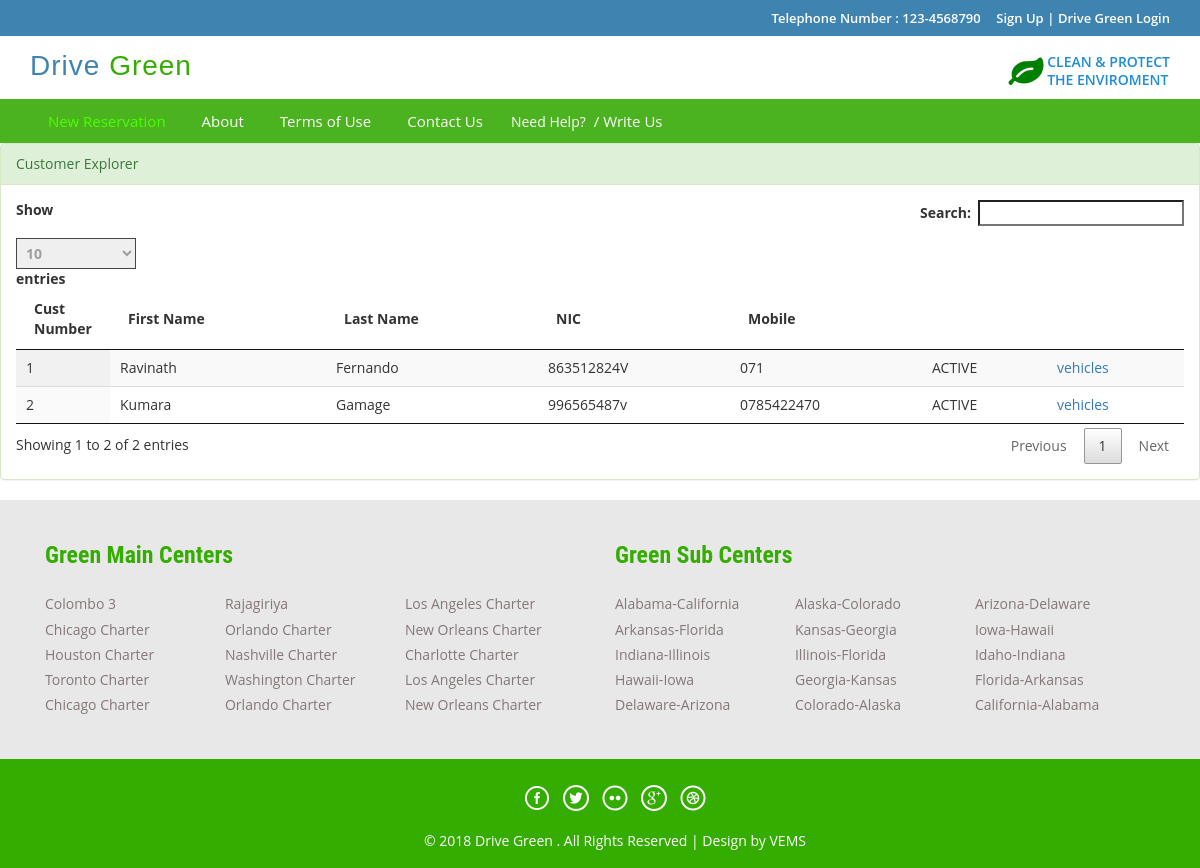
The page /index.php/customer_controller/explorer on the database its author committed.
### tables this page shows
CREATE TABLE `dg_customer` (
  `id` int(5) NOT NULL AUTO_INCREMENT,
  `first_name` varchar(50) DEFAULT NULL,
  `last_name` varchar(50) DEFAULT NULL,
  `nic` varchar(12) DEFAULT NULL,
  `pword` text,
  `mobile_number` varchar(10) DEFAULT NULL,
  `address` varchar(50) DEFAULT NULL,
  `email` varchar(50) DEFAULT NULL,
  `status_code` varchar(10) DEFAULT 'ACTIVE',
  `role_code` varchar(10) DEFAULT 'CUSTOMER',
  `created_datetime` timestamp NULL DEFAULT CURRENT_TIMESTAMP,
  `created_user` int(5) DEFAULT '0',
  PRIMARY KEY (`id`)
);

### application/controllers/Customer_Controller.php (called while the page is built, shortened)
<?php
class Customer_Controller extends CI_Controller {
    public function explorer() {
        $this->load->model(array('Customer'));
        $customer = new Customer();
        $data['customerList'] = $customer->get();
        $this->load->view('customer_explorer', $data);
    }
}

### index.php (called while the page is built, shortened)
<?php
require_once BASEPATH.'core/CodeIgniter.php';

### application/core/my_model.php (called while the page is built, shortened)
<?php
class MY_Model extends CI_Model{
    public function get($limit=0,$offset = 0) {
        if($limit){
            $query = $this->db->get($this::DB_TABLE,$limit,$offset);
        }else{
            $query = $this->db->get($this::DB_TABLE);
        }
        $ret_val = array();
        foreach ($query->result() as $row) {
            $model = new $class;
            $model->populate($row);
            $ret_val[$row->{$this::DB_TABLE_PK}] = $model;
        }
        return $ret_val;
    }
}

### application/views/customer_explorer.php (the view, shortened to what this page needs)
<!DOCTYPE HTML>
<html>
    <head>
    </head>
    <body>
        <div class="top-header">
        </div>
        <div class="header">
        </div>
        <div class="footer-btm wow fadeInLeft animated" data-wow-delay=".5s">
            <div class="container">
                <div class="navigation">
                    <nav class="navbar navbar-default">
                        <div class="collapse navbar-collapse nav-wil" id="bs-example-navbar-collapse-1">
                            <nav class="cl-effect-1">
                            </nav>
                        </div>
                    </nav>
                </div>
            </div>
        </div>
        <div class="row">
            <div class="col-md-12">
                <div class="panel panel-success">
                    <div class="panel-heading ">Customer Explorer</div>
                    <div class="panel-body">
                        <table id="example" class="display" cellspacing="0" width="100%">
                            <thead>
                                <tr>
                                    <th style="width: 2%">Cust Number</th>
                                    <th>First Name</th>
                                    <th>Last Name</th>
                                    <th>NIC</th>
                                    <th>Mobile</th>
                                    <th></th>
                                    <th></th>
                                </tr>
                            </thead>
                            <tbody>
                                <?php foreach ($customerList as $value) { ?>
                                    <tr>
                                        <td><?= $value->id ?></td>
                                        <td><?= $value->first_name ?></td>
                                        <td><?= $value->last_name ?></td>
                                        <td><?= $value->nic ?></td>
                                        <td><?= $value->mobile_number ?></td>
                                        <td><?= $value->status_code ?></td>
                                        <td><a href="<?php echo site_url('Vehicle_Controller/getCustomerVehicle') ?>?id=<?= $value->id ?>">vehicles</a></td>
                                    </tr>
                                <?php }
                                ?>
                            </tbody>
                        </table>
                    </div>
                </div>
                <link href="css/jquery.dataTables.min.css" rel="stylesheet" type="text/css"/>
            </div>
        </div>
        <div class="footer-top">
            <div class="container">
            </div>
        </div>
        <div class="copy-right">
            <div class="container">
            </div>
        </div>
    </body>
</html>

### rows shown on the page
dg_customer: id "1", first_name "Ravinath", last_name "Fernando", nic "863512824V", mobile_number "071", status_code "ACTIVE"
dg_customer: id "2", first_name "Kumara", last_name "Gamage", nic "996565487v", mobile_number "0785422470", status_code "ACTIVE"
